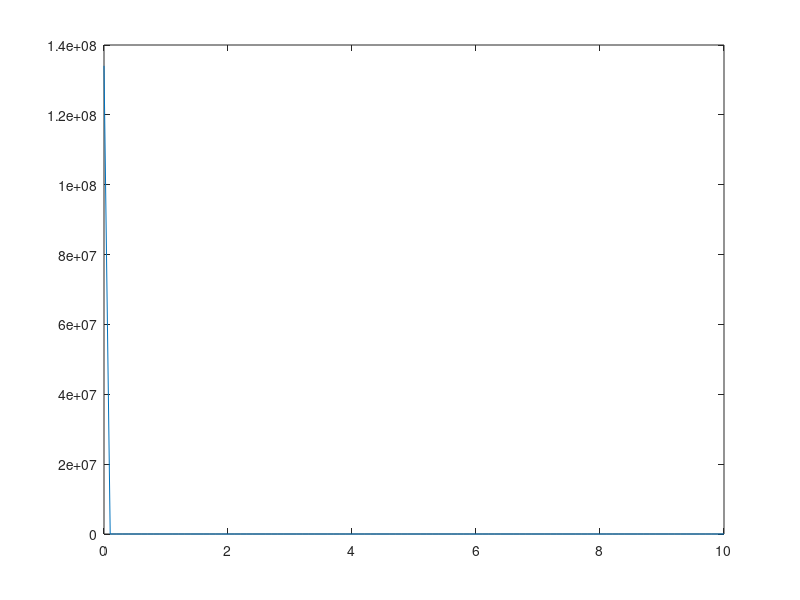

Write MATLAB code to recreate this figure.
% Problem Set 8, Question 5
% Nicholas Rypkema (rypkema@mit.edu)

w0_vals = [];
H2_vals = [];

for w0 = 0:0.1:10
  A = [0 -w0^2; 
      1 0];
  B1 = [1 0;
      0 0];
  B2 = [0;
      0];
  B = [B1 B2];

  C1 = [0 1];
  C2 = [0 1];
  C = [C1;
      C2];

  D11 = [0 0];
  D12 = -1;
  D21 = [0 1];
  D22 = 0;
  D = [D11 D12; D21 D22];

  L = [-1; -1];

  Af = A + L * C2;
  Bf = -L;
  Cf = C2;
  Df = 0;
  [num_H0, den_H0] = ss2tf(Af, Bf, Cf, Df);
  H0 = tf(num_H0, den_H0);

  As = A + L*C2;

  Bs1 = B1 + L*D21;
  Bs2 = B2;
  Bs = [Bs1 Bs2];

  Cs1 = C1;
  Cs2 = C2;
  Cs = [Cs1; Cs2];

  Ds11 = D11;
  Ds12 = D12;
  Ds21 = D21;
  Ds22 = D22;
  Ds = [Ds11 Ds12; Ds21 Ds22];

  P = ss(As, Bs, Cs, Ds);

  K = h2syn(P,1,1);
  [num_K, den_K] = ss2tf(K.a,K.b,K.c,K.d);
  Hs = minreal(tf(num_K, den_K));
  
  P0 = minreal(tf(1, [1 0 w0^2]));
  H = minreal(H0+Hs*(1-H0));
  G = minreal([P0-P0*tf(minreal(H)) -tf(minreal(H))]);
  G = tf(minreal(ss(G)));
  H2 = norm(G,2);
  
  w0_vals = [w0_vals, w0];
  H2_vals = [H2_vals, H2];
end

figure()
plot(w0_vals, H2_vals);